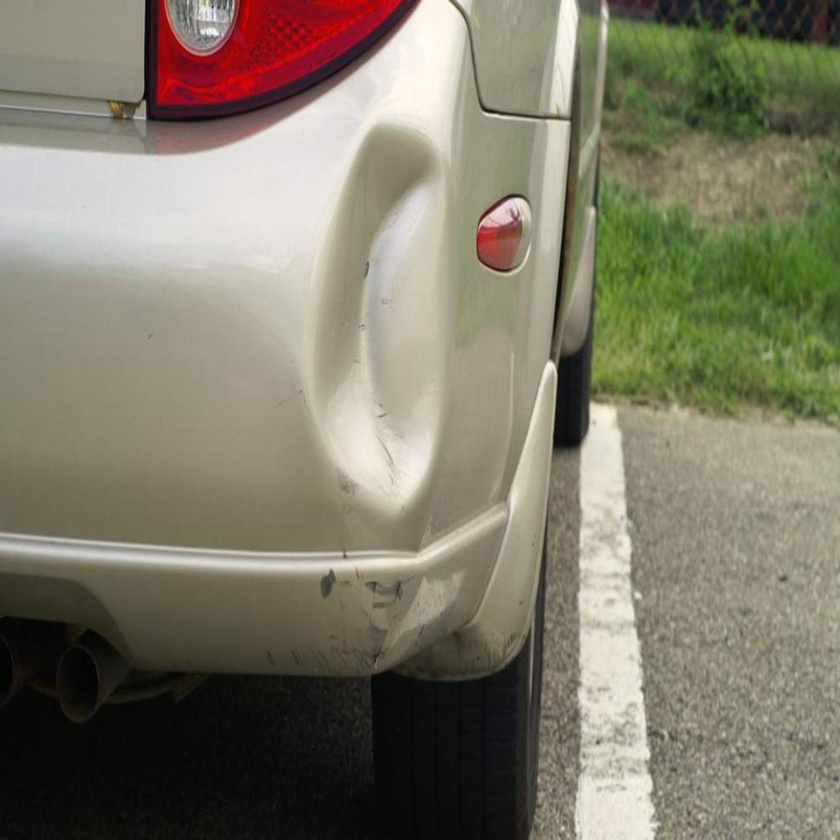
#> input picture img/1.jpg, 840 x 840 px, shrunk from 1024 x 1024 before the run, given in place of 9.jpg, which was not available
$ jupyter execute 'Car_Defect_Detection_Using_Image_Processing (1).ipynb'   (shell and % lines are left out)
#> lines starting #> are read from the running program, lines starting #| are printed output that depends on the picture; pictures that were not available may be replaced by others from this repository, and a replacement may not be noted
[cell 1]
#Importing Libraries
#1
from pycocotools.coco import COCO      #common objects in context. (for computer vision)
import numpy as np                     #for mathematical operations
import skimage.io as io                #for image processing
import matplotlib.pyplot as plt        #for plotting
import pylab                           #for image size
import random
pylab.rcParams['figure.figsize'] = (8.0, 10.0)

# For visualization
import os                                          # for reading and writing in file
import seaborn as sns                              #data visualization
from matplotlib import colors                      # colors to plotted graph
from tensorboard.backend.event_processing import event_accumulator as ea    # for visualizing training and evaluation metrics
from PIL import Image                              # for opening, manipulating, and saving various image formats.

[cell 2]
#Loading the COCO Dataset

dataDir='val'
dataType='COCO_val_annos'
mul_dataType='COCO_mul_val_annos'
annFile='{}/{}.json'.format(dataDir,dataType)
mul_annFile='{}/{}.json'.format(dataDir,mul_dataType)
img_dir ='img'

[cell 3]
coco = COCO(r'C:\Users\karunakar reddy\OneDrive\Desktop\mini project\archive\val\COCO_val_annos.json')
#> (reads COCO_val_annos.json from the repository)
mul_coco = COCO(r"C:\Users\karunakar reddy\OneDrive\Desktop\mini project\archive\val\COCO_mul_val_annos.json")
#> (reads COCO_mul_val_annos.json from the repository)

[cell 4]
cats = coco.loadCats(coco.getCatIds())
nms=[cat['name'] for cat in cats]
print('COCO categories for damages: \n{}\n'.format(', '.join(nms)))

nms = set([cat['supercategory'] for cat in cats])
print('COCO supercategories for damages: \n{}\n'.format(', '.join(nms)))

#Multi Class
#Parts dataset

mul_cats = mul_coco.loadCats(mul_coco.getCatIds())
mul_nms=[cat['name'] for cat in mul_cats]
print('COCO categories for parts: \n{}\n'.format(', '.join(mul_nms)))

mul_nms = set([mul_cat['supercategory'] for mul_cat in mul_cats])
print('COCO supercategories for parts: \n{}\n'.format(', '.join(mul_nms)))

[cell 5]
catIds = coco.getCatIds(catNms=['damage']); #2
imgIds = coco.getImgIds(catIds=catIds );

[cell 6]
#randomly selects an image ID.
I = io.imread(r"C:\Users\karunakar reddy\OneDrive\Desktop\mini project\archive\val\9.jpg")
#> I is the input picture: shape (840, 840, 3); mean R, G, B 127.6, 122.8, 105.2
random_img_id = random.choice(imgIds)
print("{} image id was selected at random from the {} list".format(random_img_id, imgIds))

[cell 7]
#Selecting a Image and Loading its Details

imgId = coco.getImgIds(imgIds = [random_img_id])
img = coco.loadImgs(imgId)[0]
print("Image details \n",img)

[cell 8]
#Displaying the Selected Image.

I = io.imread(r"C:\Users\karunakar reddy\OneDrive\Desktop\mini project\archive\val\3.jpg")
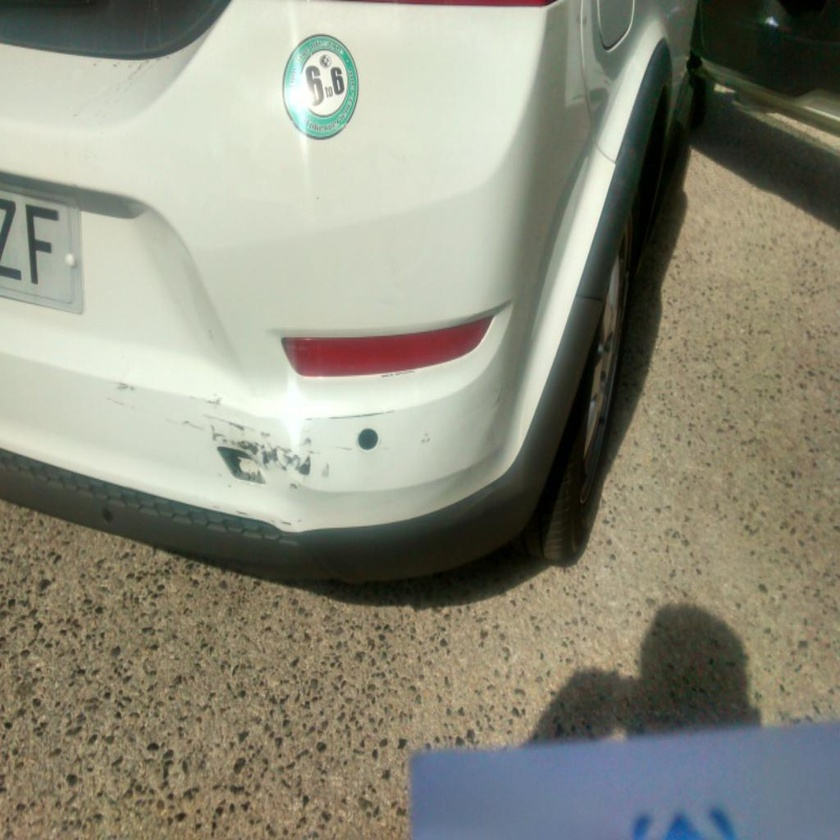
#> input picture img/3.jpg, 840 x 840 px, shrunk from 1024 x 1024 before the run, found by its file name
#> I is the input picture: shape (840, 840, 3); mean R, G, B 142.2, 141.6, 125.4
plt.axis('off')
plt.imshow(I)
plt.show()

[cell 9]
#Visualizing Annotations for Car Damages.

annIds = coco.getAnnIds(imgIds=imgId,iscrowd=None)
anns = coco.loadAnns(annIds)

[cell 10]
plt.imshow(I)
plt.axis('on')
coco.showAnns(anns, draw_bbox=True )
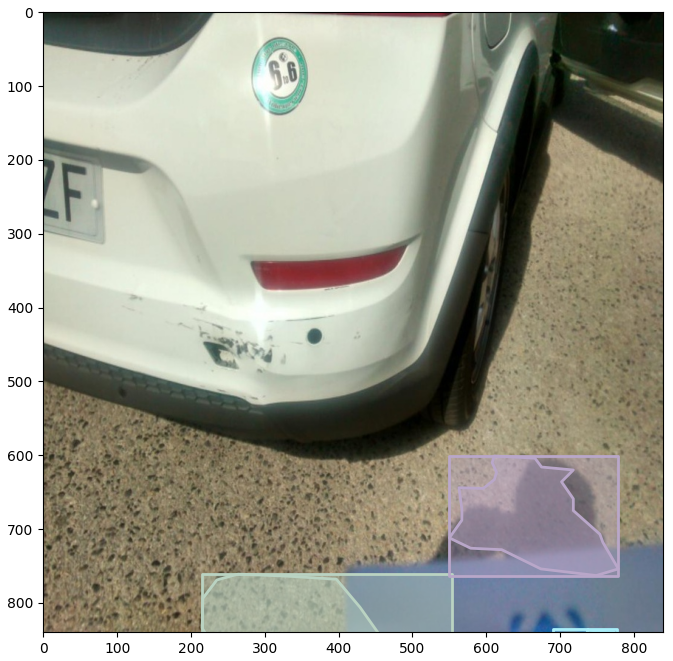
#> figure drawn by matplotlib, 1 panel

[cell 11]
# Retrieving and Visualizing Annotations for Car Parts
# (Multi-Class Parts Dataset)
mul_annIds = mul_coco.getAnnIds(imgIds=imgId, iscrowd=None)
mul_anns = mul_coco.loadAnns(mul_annIds)

[cell 12]
category_map = dict() #4

for ele in list(mul_coco.cats.values()):
    category_map.update({ele['id']:ele['name']})

[cell 13]
category_map

[cell 14]
#Plotting Parts.

parts = []
for region in mul_anns:
    parts.append(category_map[region['category_id']])

print("Parts are:", parts)

#Plot Parts

I = io.imread(r"C:\Users\karunakar reddy\OneDrive\Desktop\mini project\archive\val\3.jpg")
plt.imshow(I)
plt.axis('on')
mul_coco.showAnns(mul_anns, draw_bbox=True )
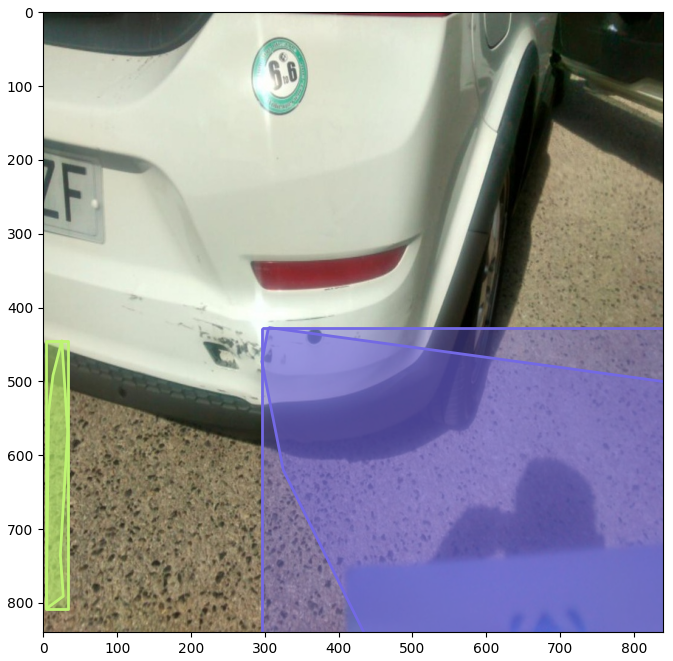
#> figure drawn by matplotlib, 1 panel
